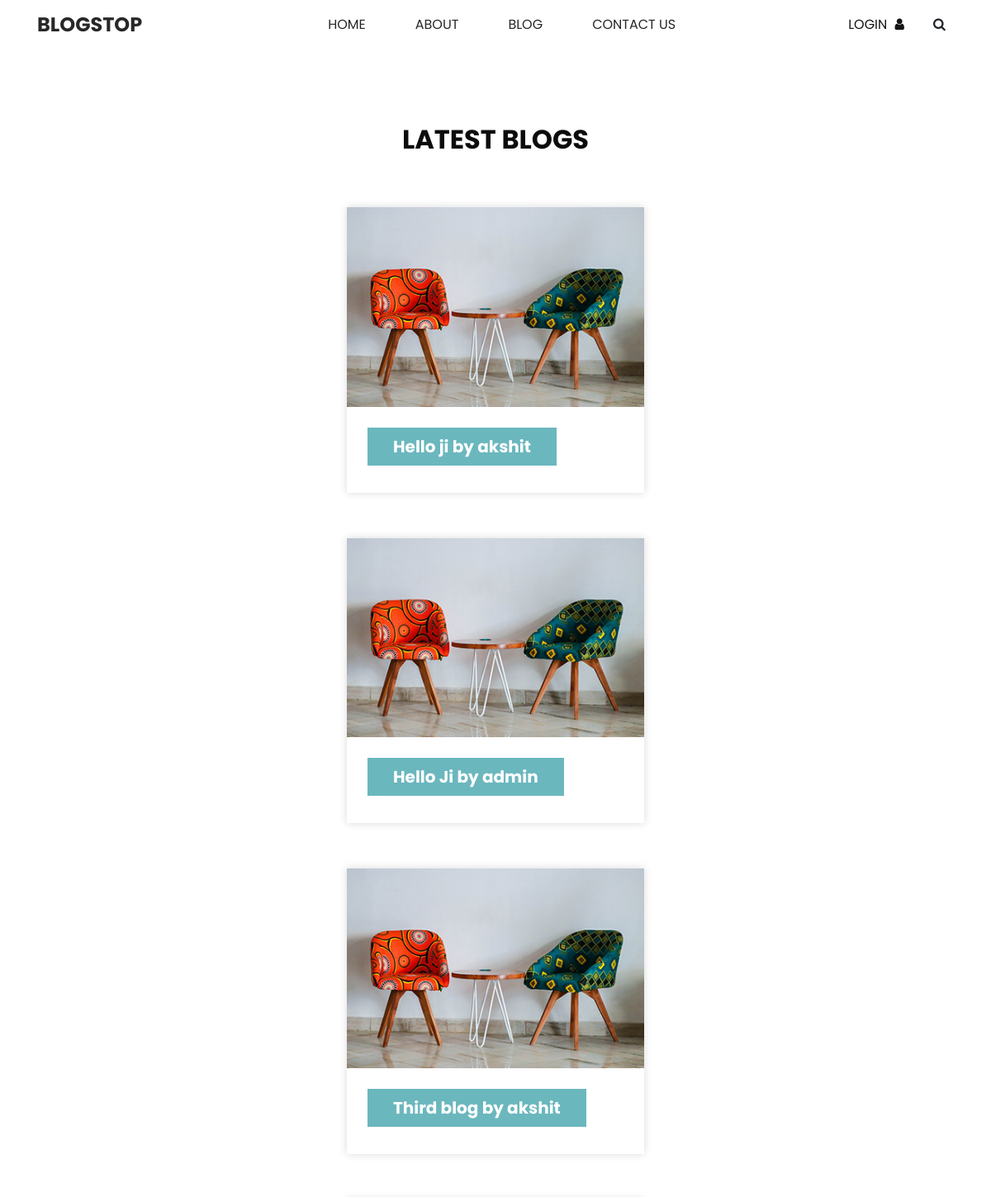
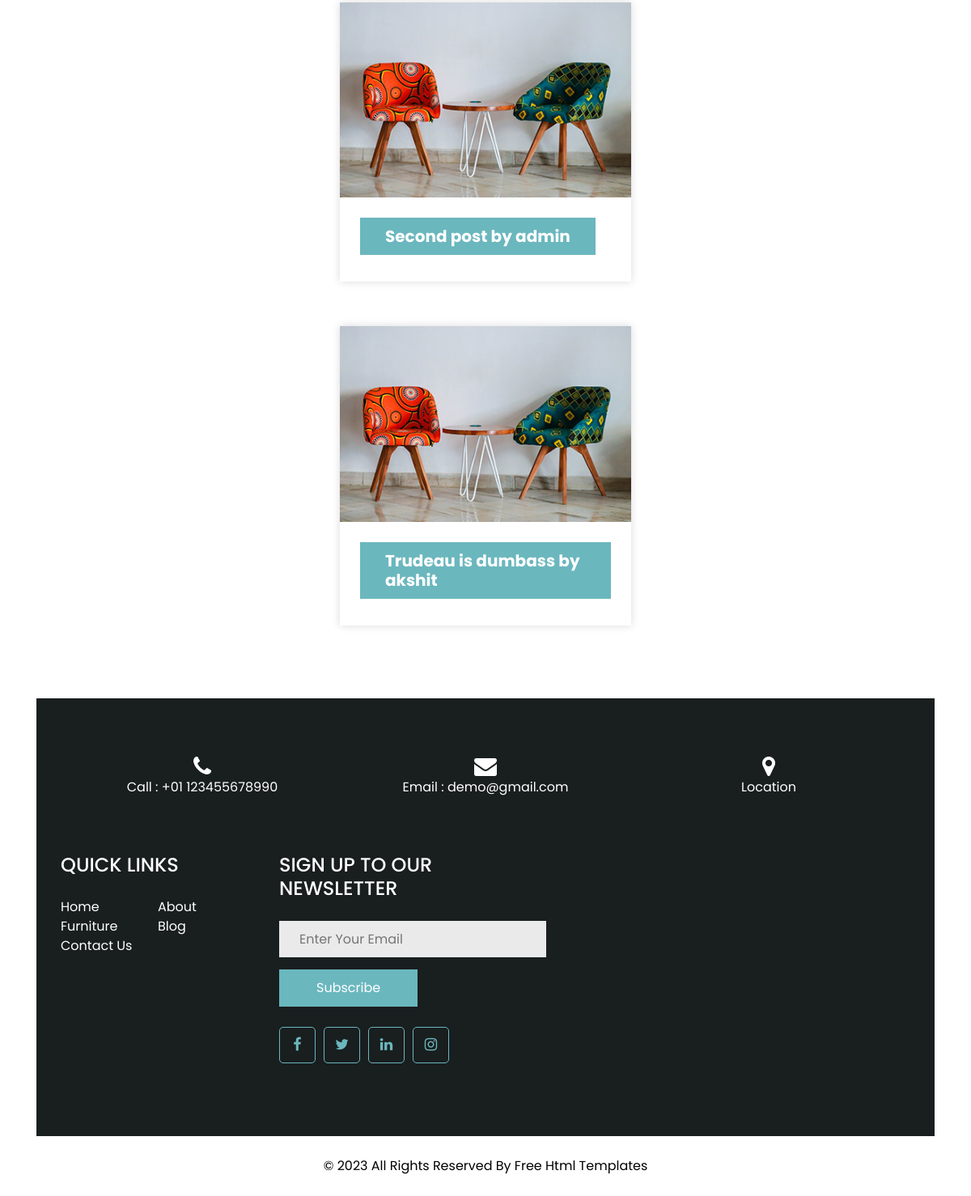
Page /blog on the committed database (2 pictures, top to bottom).
### blog/models.py (models this page shows, shortened)
class Post(models.Model):
    title = models.CharField(max_length=100)
    author = models.ForeignKey(User, on_delete=models.CASCADE)
    body = models.TextField()

### blog/views.py (the view)
# urls.py: path("", Blogview.as_view(), name="blog"),
class Blogview(ListView):
    model = Post
    template_name = 'blog/blog.html'
    ordering = ['-id']

### templates/blog/blog.html (shortened to what this page needs)
<!DOCTYPE html>
<html>
<head>
  {% load static %}
  <link rel="stylesheet" type="text/css" href="{% static 'css/bootstrap.css' %}" />
  <link href="{% static 'css/font-awesome.min.css' %}" rel="stylesheet" />
  <link href="{% static 'css/style.css' %}" rel="stylesheet" />
  <link href="{% static 'css/responsive.css' %}" rel="stylesheet" />
</head>
<body class="sub_page">
  <div class="hero_area">
    <header class="header_section long_section px-0">
      <nav class="navbar navbar-expand-lg custom_nav-container ">
        <a class="navbar-brand" href="index">
          <span>
            BlogStop
          </span>
        </a>
        <div class="collapse navbar-collapse" id="navbarSupportedContent">
          <div class="d-flex mx-auto flex-column flex-lg-row align-items-center">
            <ul class="navbar-nav  ">
              <li class="nav-item ">
                <a class="nav-link" href="index">Home <span class="sr-only">(current)</span></a>
              </li>
              <li class="nav-item">
                <a class="nav-link" href="about"> About</a>
              </li>
              <li class="nav-item active">
                <a class="nav-link" href="blog">Blog</a>
              </li>
              <li class="nav-item">
                <a class="nav-link" href="contact">Contact Us</a>
              </li>
            </ul>
          </div>
          <div class="quote_btn-container">
            <a href="signin">
              <span>
                Login
              </span>
              <i class="fa fa-user" aria-hidden="true"></i>
            </a>
            <form class="form-inline">
              <button class="btn  my-2 my-sm-0 nav_search-btn" type="submit">
                <i class="fa fa-search" aria-hidden="true"></i>
              </button>
            </form>
          </div>
        </div>
      </nav>
    </header>
  </div>
  <section class="blog_section layout_padding">
    <div class="container">
      <div class="heading_container">
        <h2>
          Latest Blogs
        </h2>
      </div>
      {% for post in object_list %}
      <div class="row">
        <div class="col-md-6 col-lg-4 mx-auto">
          <div class="box">
            <div class="img-box">
              <img src="{% static 'images/b1.jpg' %}" alt="">
            </div>
            <div class="detail-box">
              <h5><a href="{% url 'article' post.pk %}">
                {{ post.title }} by {{ post.author }}
              </a>
              </h5>
            </div>
          </div>
        </div>
      </div>
      {% endfor %}
    </div>
  </section>
  <section class="info_section long_section">
    <div class="container">
      <div class="contact_nav">
        <a href="">
          <i class="fa fa-phone" aria-hidden="true"></i>
          <span>
            Call : +01 123455678990
          </span>
        </a>
        <a href="">
          <i class="fa fa-envelope" aria-hidden="true"></i>
          <span>
            Email : demo@gmail.com
          </span>
        </a>
        <a href="">
          <i class="fa fa-map-marker" aria-hidden="true"></i>
          <span>
            Location
          </span>
        </a>
      </div>
      <div class="info_top ">
        <div class="row ">
          <div class="col-sm-6 col-md-4 col-lg-3">
            <div class="info_links">
              <h4>
                QUICK LINKS
              </h4>
              <div class="info_links_menu">
                <a class="" href="index.html">Home <span class="sr-only">(current)</span></a>
                <a class="" href="about.html"> About</a>
                <a class="" href="furniture.html">Furniture</a>
                <a class="" href="blog.html">Blog</a>
                <a class="" href="contact.html">Contact Us</a>
              </div>
            </div>
          </div>
          <div class="col-md-4">
            <div class="info_form">
              <h4>
                SIGN UP TO OUR NEWSLETTER
              </h4>
              <form action="">
                <input type="text" placeholder="Enter Your Email" />
                <button type="submit">
                  Subscribe
                </button>
              </form>
              <div class="social_box">
                <a href="">
                  <i class="fa fa-facebook" aria-hidden="true"></i>
                </a>
                <a href="">
                  <i class="fa fa-twitter" aria-hidden="true"></i>
                </a>
                <a href="">
                  <i class="fa fa-linkedin" aria-hidden="true"></i>
                </a>
                <a href="">
                  <i class="fa fa-instagram" aria-hidden="true"></i>
                </a>
              </div>
            </div>
          </div>
        </div>
      </div>
    </div>
  </section>
  <footer class="footer_section">
    <div class="container">
      <p>
        &copy; <span id="displayYear"></span> All Rights Reserved By
        <a href="https://html.design/">Free Html Templates</a>
      </p>
    </div>
  </footer>
</body>
</html>

### authentication/static/css/responsive.css (style rules this page uses)
@media (min-width: 1200px) { .container { max-width: 1170px; } }

### rows in the picture
Post: title "Hello ji", author "akshit"
Post: title "Hello Ji", author "admin"
Post: title "Third blog", author "akshit"
Post: title "Second post", author "admin"
Post: title "Trudeau is dumbass", author "akshit"
